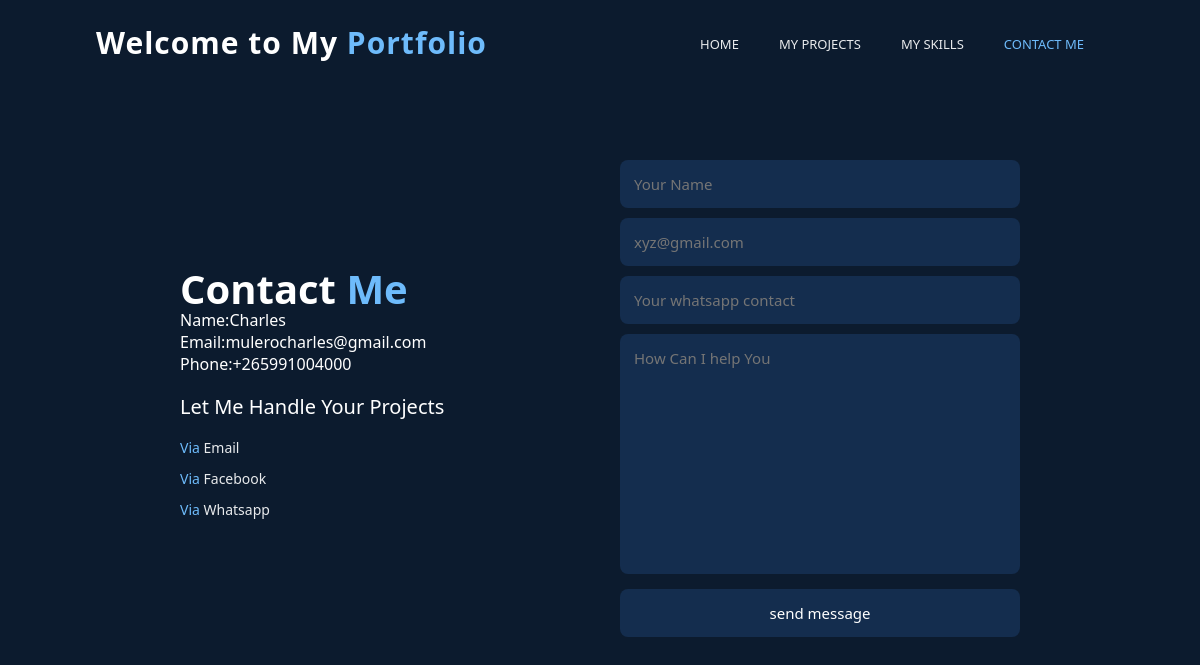
/About.php, run on the app's committed database.
### tables this page shows
CREATE TABLE `contactdetails` (
  `id` int(11) NOT NULL,
  `name` varchar(40) NOT NULL,
  `email` varchar(50) NOT NULL,
  `Contact` varchar(50) NOT NULL
);

### About.php (the view, shortened to what this page needs)
<!DOCTYPE html>
<html lang="en">
<head>
  <link rel="stylesheet" href="style.css"/>
</head>
<body>
<?php
    $servername = "localhost";
    $username = "root";
    $password = "";
    $dbname = "myinfo";
    $conn = new mysqli($servername, $username, $password, $dbname);
    ?>
  <header>
    <a href="=index.html" class="logo">Welcome to My <span>Portfolio</span></a>
      <ul class="navigationList">
        <li><a href="index.php">HOME</a></li>
        <li><a href="projects.php">My Projects</a></li>
        <li><a href="skills.php">My Skills</a></li>
        <li><a href="About.php" class="AHome">Contact <span>Me</span></a></li>
      </ul>
  </header>
  <section class="contactMe" id="contactMe">
    <div class="ContactMeTxt">
        <h2>Contact <span>Me</span></h2>
        <?php
    $sql = "SELECT * FROM contactdetails";
    $result = $conn->query($sql);
    if ($result->num_rows > 0) {
        while($row = $result->fetch_assoc()) {
            echo "Name:" . $row["name"]. "<br>". "Email:". $row["email"]. "<br>". "Phone:" . $row["Contact"] . "<br>";
        }
    } else {
        echo "0 results";
    }
    ?>
        <h3>Let Me Handle Your Projects</h3>
        <div class="contactMeList">
                <li><ion-icon name="mail-outline"></ion-icon><a href="mailto:mulerocharles@gmai.com" target="_blank"><span>Via</span> Email</a></li>
                <li><ion-icon name="logo-facebook"></ion-icon><a href="http://www.facebook.com/CharlesChristianmulero" target="_blank"><span>Via</span> Facebook</a></li>
                <li><ion-icon name="logo-whatsapp"></ion-icon><a href=" https://wa.me/+265991004000" target="_blank"><span>Via</span> Whatsapp</a></li>
        </div>
    </div>
    <div class="ContactForm">
        <form action="">
            <input type="text" name="" id="" placeholder="Your Name" required>
            <input type="email" name="" id="" placeholder="xyz@gmail.com" required>
            <input type="" name="" id="" placeholder="Your whatsapp contact" required>
            <textarea name="" id="" cols="30" rows="10" placeholder="How Can I help You" required></textarea>
            <input type="submit" value="send message" class="submit" required>
        </form>
    </div>
  </section>
  </body>
  </html>

### style.css (style rules this page uses)
* { margin: 0; padding: 0; box-sizing: border-box; text-decoration: none; font-family: 'Segoe UI', Tahoma, Geneva, Verdana, sans-serif; list-style: none; scroll-behavior: smooth; }
:root { --bg-color: rgb(20, 45, 78); --second-bg-color: #ffffff; --third-bg-color:#0c1b2e; --fourth-bg-color:#f6f6f8; --text-color: #fff; --second-text-color: #6ebbfb; --second-color:#e8eaec; --main-color: rgb(199, 10, 127); --big-font: 5rem; --h2-font: 1.5rem; --h3-font: 1.1rem; }
body { background-color: var(--third-bg-color); color: var(--text-color); }
header { position: fixed; width: 100%; top: 0; right: 0; z-index: 0; display: flex; align-items: center; justify-content: space-between; background: transparent; padding: 22px 8%; border-bottom: 1px solid transparent; transition: all .45s ease; }
.logo { color: var(--text-color); font-size: 30px; font-weight: bolder; letter-spacing: 1px ; }
span { color: var(--second-text-color); }
.navigationList { display: flex; }
.navigationList li { text-transform: uppercase; }
.navigationList a { color: var(--second-color); font-size: 13px; font-weight: light; margin: 0 20px; transition: all.45s ease; }
.navigationList a.AHome { color: var(--second-text-color); }
section { padding: 160px 15% 120px; }
.contactMe { background: var(--third-bg-color); display: grid; grid-template-columns: repeat(2, 1fr); align-items: center; gap: 2.5rem; }
.ContactMeTxt h3 { color: var(--text-color); margin: 18px 0; font-size: 20px; font-weight: lighter; }
.ContactMeTxt h2 { font-size: 40px; line-height: 1; }
.contactMeList { margin-bottom: 1.2rem; }
.contactMeList li { margin-bottom: 12px; }
.contactMeList li a { display: block; color: var(--second-color); font-size: 14px; transition: all .45s ease; }
.ContactForm form { position: relative; }
.ContactForm form input, form textarea { width: 100%; padding: 14px; background: var(--bg-color); color: var(--text-color); border: none; outline: none; font-size: 15px; border-radius: 8px; margin-bottom: 10px; }
.ContactForm textarea { resize: none; height: 240px; }
.ContactForm .submit { display: inline-block; transition: all .45s ease; }

### data on the page
contactdetails: name "Charles", email "mulerocharles@gmail.com", Contact "+265991004000"
